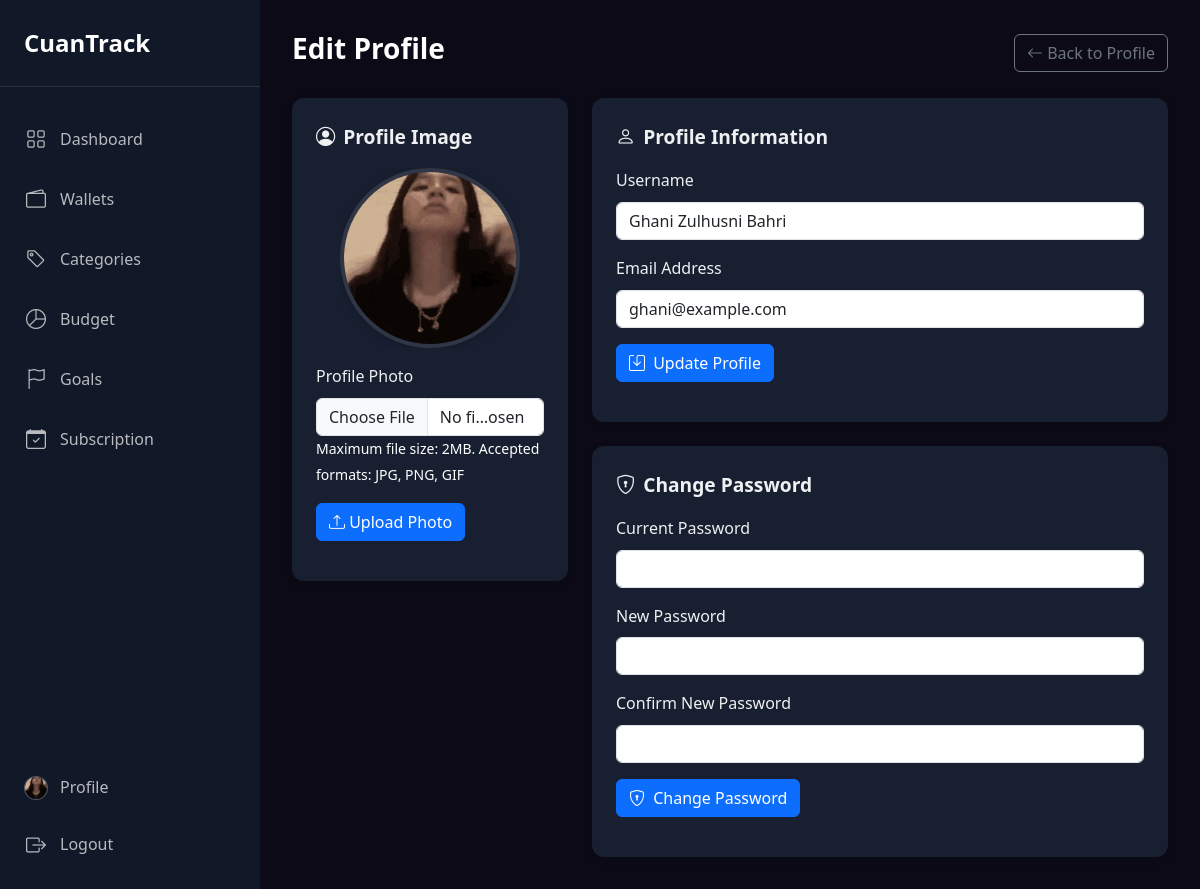
/users/edit (signed in), run on the app's committed database.
### tables this page shows
CREATE TABLE `users` (
  `id_user` int(11) NOT NULL,
  `username` varchar(100) DEFAULT NULL,
  `password` varchar(255) NOT NULL,
  `email` varchar(100) DEFAULT NULL,
  `image` varchar(255) DEFAULT NULL,
  `created_at` datetime DEFAULT current_timestamp()
);

### controllers/UserController.php (called while the page is built, shortened)
<?php
require_once 'models/UserModel.php';
class UserController
{
    private $userModel;
    public function __construct()
    {
        $this->userModel = new UserModel();
    }
    public function edit()
    {
        $userId = $_SESSION['user_id'];
        $user = $this->userModel->getById($userId);
        require_once 'views/users/edit.php';
    }
}
?>

### core/functions.php (called while the page is built, shortened)
<?php
function isCurrentPage($path)
{
    $currentUri = $_SERVER['REQUEST_URI'];
    $currentUri = rtrim($currentUri, '/');
    return $currentUri === $path || strpos($currentUri, $path) === 0;
}
?>

### models/UserModel.php (called while the page is built, shortened)
<?php
require_once 'config/database.php';
class UserModel
{
    private $db;
    public function __construct()
    {
        $database = new Database();
        $this->db = $database->getConnection();
    }
    public function getById($id)
    {
        $query = "SELECT * FROM users WHERE id_user = :id";
        $stmt = $this->db->prepare($query);
        $stmt->bindParam(':id', $id, PDO::PARAM_INT);
        $stmt->execute();
        return $stmt->fetch(PDO::FETCH_ASSOC);
    }
}
?>

### config/database.php (called while the page is built, shortened)
<?php
class Database
{
    private $host = "localhost";
    private $db_name = "cuantrack";
    private $username = "root";
    private $password = "";
    public function getConnection()
    {
        $this->conn = null;
        try {
            $this->conn = new PDO(
                "mysql:host=" . $this->host . ";dbname=" . $this->db_name,
                $this->username,
                $this->password
            );
            $this->conn->setAttribute(PDO::ATTR_ERRMODE, PDO::ERRMODE_EXCEPTION);
            $this->conn->exec("set names utf8");
        } catch (PDOException $e) {
            $this->lastError = $e->getMessage();
            error_log("Connection error: " . $e->getMessage());
        }
        return $this->conn;
    }
}
?>

### views/users/edit.php (the view, shortened to what this page needs)
<?php
require_once 'core/functions.php';
$pageTitle = 'Edit Profile';
?>
<!DOCTYPE html>
<html lang="id">
<head>
    <link href="https://cdn.jsdelivr.net/npm/bootstrap@5.3.0/dist/css/bootstrap.min.css" rel="stylesheet">
    <link rel="stylesheet" href="https://cdn.jsdelivr.net/npm/bootstrap-icons@1.11.0/font/bootstrap-icons.css">
    <link rel="stylesheet" href="/public/css/style.css">
</head>
<body>
    <div class="app-container">
        <?php include 'views/layouts/sidebar.php'; ?>
        <div class="main-wrapper">
            <div class="page-header">
                <h1><?= $pageTitle ?></h1>
                <div>
                    <a href="/users/profile" class="btn btn-outline-secondary">
                        <i class="bi bi-arrow-left"></i> Back to Profile
                    </a>
                </div>
            </div>
            <div class="row">
                <div class="col-md-4 mb-4">
                    <div class="dashboard-section">
                        <div class="section-header">
                            <div class="section-title"><i class="bi bi-person-circle me-2"></i>Profile Image</div>
                        </div>
                        <div class="profile-image-container mb-3">
                            <img src="<?= $profileImage ?>" alt="Profile Image" class="profile-image" id="profile-image-preview">
                        </div>
                        <form action="/users/update" method="POST" enctype="multipart/form-data">
                            <div class="mb-3">
                                <label for="profile_image" class="form-label">Profile Photo</label>
                                <input type="file" class="form-control" id="profile_image" name="profile_image"
                                    accept="image/jpeg,image/png,image/gif">
                                <small class="form-text text-white">Maximum file size: 2MB. Accepted formats: JPG, PNG,
                                    GIF</small>
                            </div>
                            <div class="mb-3">
                                <button type="submit" class="btn btn-primary">
                                    <i class="bi bi-upload"></i> Upload Photo
                                </button>
                            </div>
                        </form>
                    </div>
                </div>
                <div class="col-md-8">
                    <div class="dashboard-section">
                        <div class="section-header">
                            <div class="section-title"><i class="bi bi-person me-2"></i>Profile Information</div>
                        </div>
                        <form action="/users/update" method="POST">
                            <div class="mb-3">
                                <label for="username" class="form-label">Username</label>
                                <input type="text" class="form-control" id="username" name="username"
                                    value="<?= htmlspecialchars($user['username'] ?? '') ?>" required>
                            </div>
                            <div class="mb-3">
                                <label for="email" class="form-label">Email Address</label>
                                <input type="email" class="form-control" id="email" name="email"
                                    value="<?= htmlspecialchars($user['email'] ?? '') ?>" required>
                            </div>
                            <div class="mb-3">
                                <button type="submit" class="btn btn-primary">
                                    <i class="bi bi-save me-1"></i> Update Profile
                                </button>
                            </div>
                        </form>
                    </div>
                    <div class="dashboard-section mt-4">
                        <div class="section-header">
                            <div class="section-title"><i class="bi bi-shield-lock me-2"></i>Change Password</div>
                        </div>
                        <form action="/users/update" method="POST">
                            <div class="mb-3">
                                <label for="current_password" class="form-label">Current Password</label>
                                <input type="password" class="form-control" id="current_password"
                                    name="current_password">
                            </div>
                            <div class="mb-3">
                                <label for="new_password" class="form-label">New Password</label>
                                <input type="password" class="form-control" id="new_password" name="new_password">
                            </div>
                            <div class="mb-3">
                                <label for="confirm_password" class="form-label">Confirm New Password</label>
                                <input type="password" class="form-control" id="confirm_password"
                                    name="confirm_password">
                            </div>
                            <div class="mb-3">
                                <button type="submit" class="btn btn-primary">
                                    <i class="bi bi-shield-lock me-1"></i> Change Password
                                </button>
                            </div>
                        </form>
                    </div>
                </div>
            </div>
        </div>
    </div>
</body>
</html>

### index.php (shortened to what this page needs)
<?php
require_once 'core/functions.php';
$routes = require 'routes/web.php';
$requestUri = $_SERVER['REQUEST_URI'];
$path = parse_url($requestUri, PHP_URL_PATH);
$method = $_SERVER['REQUEST_METHOD'];
if (isset($routes[$method])) {
    foreach ($routes[$method] as $routePattern => $handler) {
        $pattern = preg_replace('/\{([a-zA-Z0-9_]+)\}/', '(?P<$1>[^/]+)', $routePattern);
        $pattern = "#^$pattern$#";
        if (preg_match($pattern, $path, $matches)) {
            list($controller, $action) = explode('@', $handler);
            $controllerInstance = new $controllerClass();
            $params = array_filter($matches, 'is_string', ARRAY_FILTER_USE_KEY);
            unset($params[0]);
            call_user_func_array([$controllerInstance, $action], array_values($params));
            break;
        }
    }
} else {
    http_response_code(405);
    echo "405 - Method Not Allowed";
}
?>

### views/layouts/sidebar.php
<aside class="sidebar">
    <div class="sidebar-brand">
        <a href="/dashboard">CuanTrack</a>
    </div>
    <ul class="sidebar-menu">
        <li><a href="/dashboard" class="<?= isCurrentPage('/dashboard') ? 'active' : '' ?>">
                <i class="bi bi-grid"></i>
                <span>Dashboard</span>
            </a></li>
        <li><a href="/wallets" class="<?= isCurrentPage('/wallets') ? 'active' : '' ?>">
                <i class="bi bi-wallet2"></i>
                <span>Wallets</span>
            </a></li>
        <li><a href="/categories" class="<?= isCurrentPage('/categories') ? 'active' : '' ?>">
                <i class="bi bi-tag"></i>
                <span>Categories</span>
            </a></li>
        <li><a href="/budget" class="<?= isCurrentPage('/budget') ? 'active' : '' ?>">
                <i class="bi bi-pie-chart"></i>
                <span>Budget</span>
            </a></li>
        <li><a href="/goals" class="<?= isCurrentPage('/goals') ? 'active' : '' ?>">
                <i class="bi bi-flag"></i>
                <span>Goals</span>
            </a></li>
        <li><a href="/subscription" class="<?= isCurrentPage('/subscription') ? 'active' : '' ?>">
                <i class="bi bi-calendar-check"></i>
                <span>Subscription</span>
            </a>
        </li>
    </ul>
    <ul class="sidebar-footer">
        <li>
            <?php
            if (isset($_SESSION['user_id'])) {
                require_once 'models/UserModel.php';
                $userModel = new UserModel();
                $user = $userModel->getById($_SESSION['user_id']);
                $defaultAvatar = '/public/images/default-avatar.png';
                $profileImage = !empty($user['image']) && file_exists($user['image']) ? '/' . $user['image'] : $defaultAvatar;
            } else {
                $profileImage = '/public/images/default-avatar.png';
            }
            ?>
            <a href="/users/profile" class="profile-link">
                <div class="sidebar-profile-image">
                    <img src="<?= $profileImage ?>" alt="Profile">
                </div>
                <span>Profile</span>
            </a>
        </li>
        <li>
            <a href="/logout">
                <i class="bi bi-box-arrow-right"></i>
                <span>Logout</span>
            </a>
        </li>
    </ul>
</aside>

### public/css/style.css (style rules this page uses)
* { margin: 0; padding: 0; box-sizing: border-box; }
body { font-family: "Segoe UI", Tahoma, Geneva, Verdana, sans-serif; line-height: 1.6; color: #fff; background-color: #0b0a16; display: flex; min-height: 100vh; }
.app-container { display: flex; width: 100%; min-height: 100vh; }
.sidebar { width: 260px; background-color: #111827; color: #fff; min-height: 100vh; padding: 1.5rem 0; position: fixed; top: 0; left: 0; bottom: 0; z-index: 1000; }
.sidebar-brand { font-size: 1.5rem; font-weight: bold; padding: 0 1.5rem 1.5rem; border-bottom: 1px solid rgba(255, 255, 255, 0.1); margin-bottom: 1.5rem; }
.sidebar-brand a { color: #fff; text-decoration: none; }
.sidebar-menu { list-style: none; padding: 0 0.75rem; }
.sidebar-menu li { margin-bottom: 0.25rem; }
.sidebar-menu a { display: flex; align-items: center; padding: 0.75rem; color: rgba(255, 255, 255, 0.7); text-decoration: none; border-radius: 0.5rem; transition: all 0.2s ease; }
.sidebar-menu i { margin-right: 0.75rem; font-size: 1.25rem; width: 24px; text-align: center; }
.sidebar-footer { list-style: none; padding: 0 0.75rem; margin-top: auto; position: absolute; bottom: 20px; width: 100%; }
.sidebar-footer li { margin-bottom: 0.25rem; }
.sidebar-footer a { display: flex; align-items: center; padding: 0.75rem; color: rgba(255, 255, 255, 0.7); text-decoration: none; border-radius: 0.5rem; transition: all 0.2s ease; }
.sidebar-footer i { margin-right: 0.75rem; font-size: 1.25rem; width: 24px; text-align: center; }
.sidebar-profile-image { width: 24px; height: 24px; border-radius: 50%; overflow: hidden; margin-right: 0.75rem; flex-shrink: 0; background-color: #242d40; display: flex; align-items: center; justify-content: center; border: 1px solid rgba(255, 255, 255, 0.2); }
.sidebar-profile-image img { width: 100%; height: 100%; object-fit: cover; border-radius: 50%; }
.profile-link { display: flex; align-items: center; padding: 0.75rem; color: rgba(255, 255, 255, 0.7); text-decoration: none; border-radius: 0.5rem; transition: all 0.2s ease; }
.main-wrapper { flex: 1; margin-left: 260px; width: calc(100% - 260px); padding: 2rem; }
.page-header { display: flex; justify-content: space-between; align-items: center; margin-bottom: 1.5rem; }
.page-header h1 { font-size: 1.75rem; font-weight: 600; }
.dashboard-section { background-color: #181f30; border-radius: 0.75rem; box-shadow: 0 2px 8px rgba(0, 0, 0, 0.15); padding: 1.5rem; margin-bottom: 1.5rem; color: #eef0f2; }
.section-header { display: flex; justify-content: space-between; align-items: center; margin-bottom: 1rem; }
.section-title { font-size: 1.2rem; font-weight: 600; color: #eef0f2; }
.profile-image-container { position: relative; margin: 0 auto; width: 180px; height: 180px; overflow: hidden; }
.profile-image { width: 180px; height: 180px; border-radius: 50%; object-fit: cover; border: 4px solid rgba(255, 255, 255, 0.1); box-shadow: 0 2px 8px rgba(0, 0, 0, 0.2); max-width: 100%; }
.sidebar-footer .sidebar-profile-image { width: 24px; height: 24px; min-width: 24px; min-height: 24px; }
img { max-width: 100%; height: auto; }
div.sidebar-profile-image img[alt="Profile"] { width: 24px; height: 24px; object-fit: cover; }

### data on the page
users: image (picture), username "Ghani Zulhusni Bahri", email "ghani@example.com"
